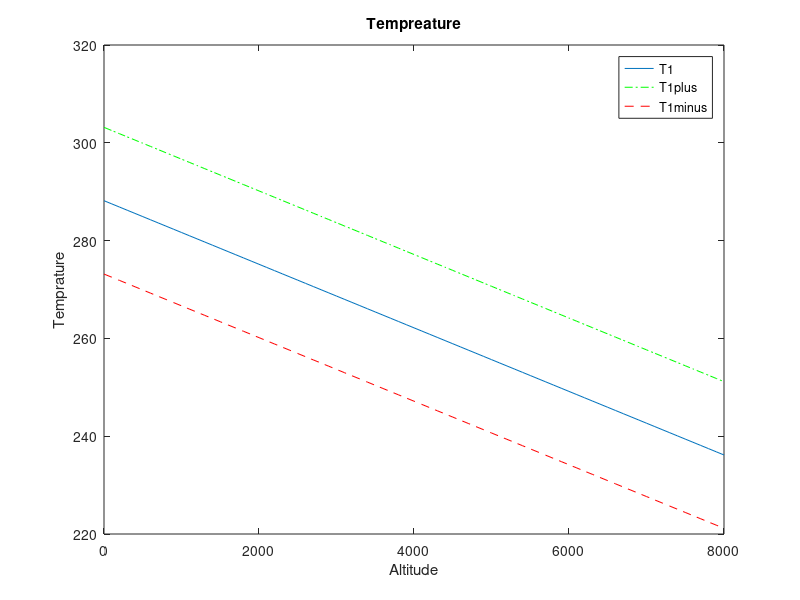
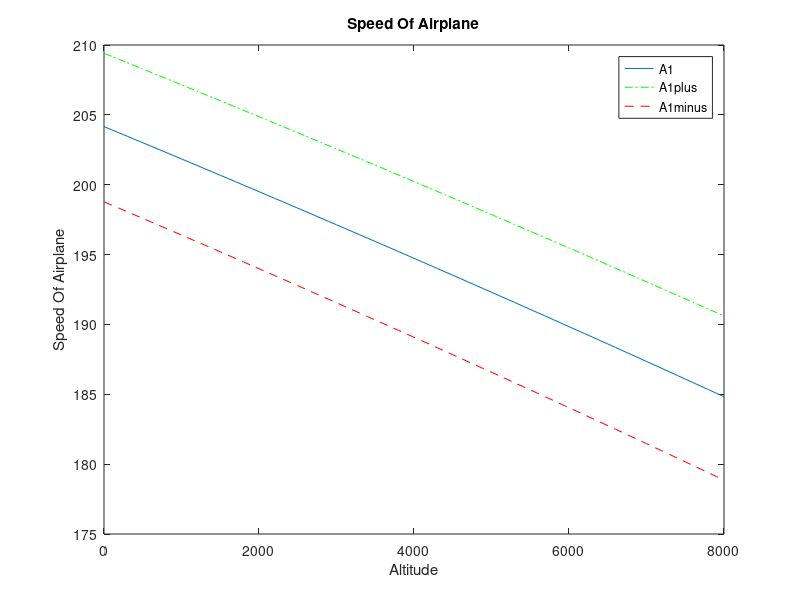

Write MATLAB code to recreate these figures, in order.
%% Airplane Speed
%% Variables
P_SI=1.01325*10^5;%pressure in SI 
RO_SI=1.225;%density in SI
T_SI=288.16;%temperature in SI
g_SI=9.81;%garvity const in SI
R_SI=287;
a1=-6.5*10^(-3);%slope in Troposphere
a2=3*10^(-3);%slope in Stratosphere
a3=-4.5*10^(-3);%slope in Mesosphere
a4=4*10^(-3);%slope in Thermosphere
M=0.6;%Mach Number
y=1.4;
%% Functions In SI Units
        T_SIplus=T_SI+15;
        T_SIminus=T_SI-15;
        h=input('PLEASE Enter The Altitude');
     while h<0 || h>8000 
        display('The Altitude Must Be Between 0&8000')
        h=input('PLEASE Enter The Altitude');
     end
        T=T_SI+a1*(h-0);
        Tplus=T_SIplus+a1*(h-0);
        Tminus=T_SIminus+a1*(h-0);
        A=M*sqrt(y*R_SI*T);%in standard atmosphere
        Aplus=M*sqrt(y*R_SI*Tplus);%in satndard atmosphere + 15
        Aminus=M*sqrt(y*R_SI*Tminus);%in satndard atmosphere - 15
        display(T)
        display(Tplus)
        display(Tminus)
        display(A)
        display(Aplus)
        display(Aminus)
    %% plot
        H=(0:100:8000);
        
        T1=T_SI+a1*(H-0);
        T1plus=T_SIplus+a1*(H-0);
        T1minus=T_SIminus+a1*(H-0);
        A1=M*sqrt(y*R_SI*T1);
        A1plus=M*sqrt(y*R_SI*T1plus);
        A1minus=M*sqrt(y*R_SI*T1minus);
        
        figure,plot(H,T1);
        hold on;
        plot(H,T1plus,'-.g');
        plot(H,T1minus,'--r');
        hold off;
        title('Tempreature');
        xlabel('Altitude');
        ylabel('Temprature');
        legend('T1','T1plus','T1minus','Location','northeast')

        figure,plot(H,A1);
        hold on;
        plot(H,A1plus,'-.g');
        plot(H,A1minus,'--r');
        legend('A1','A1plus','A1minus','Location','northeast')
        hold off;
        title('Speed Of Airplane');
        xlabel('Altitude');
        ylabel('Speed Of Airplane');